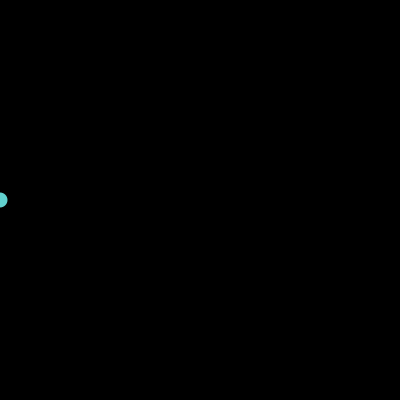
Frame 1 (no input)
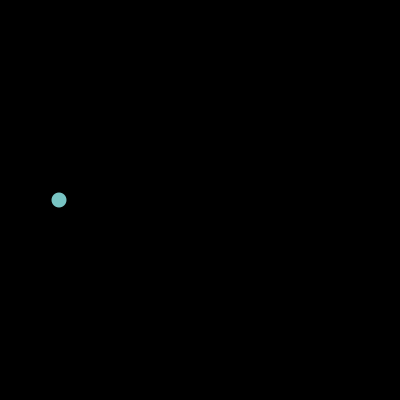
Frame 60 (the mouse pressed at the canvas centre just before this capture)
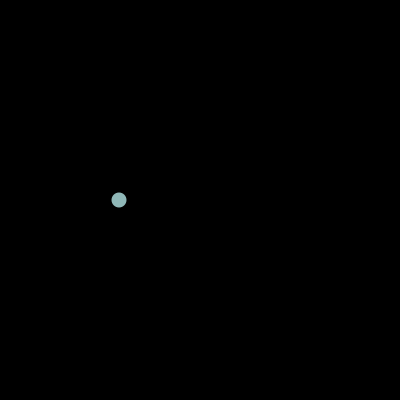
Frame 120 (the mouse held since frame 60 and released just before this capture)

The Processing sketch that drew these frames (run headless with seeded random() and noise(); from frame 60 on, the mouse is pressed at the canvas centre):

// Processing sketch: s06e01gabi
// ── s06e01gabi.pde
//Expresión Digital II - Diseño Digital - UDD - 2016
//Gabriela Navarro Risopatrón
//s06e01gabi

float x, y, amt;
color c1, c2, c3;

void setup() {
  size(400, 400);
  x = 0;
  y = height / 2;

  c1 = color(97, 209, 206); //Turquesa
  c2 = color(250, 121, 129); //Rosado
}

void draw() {
  //modificar la variable amt para que 
  amt = map(x, 0, width, 0, 1); 
  //map(variable, minV, maxV, miRm, miRmax); //(variable, minimo variable, mi rango minimo, mi rango maximo);
  c3 = lerpColor(c1, c2, amt);
  background(0);
  fill(c3); //(c3)
  noStroke();
  ellipse(x, y, 15, 15);
  x++;
}
